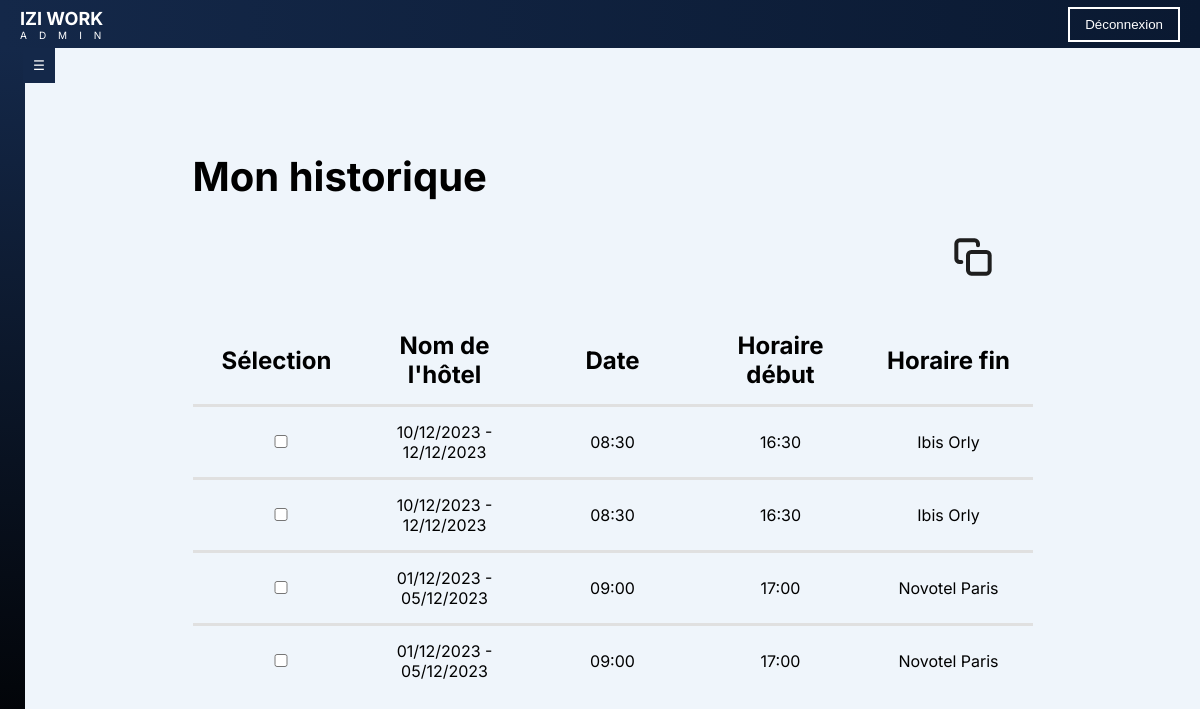
/historique (signed in), run on the app's committed database.
### app.py (models this page shows)
class User(UserMixin, db.Model):
    __tablename__ = 'USERS'
    id = db.Column('ID', db.Integer, primary_key=True)
    email = db.Column('Adresse_mail', db.String(255), unique=True, nullable=False)
    password = db.Column('Password', db.String(255), nullable=False)
    nom = db.Column('Nom', db.String(255), nullable=False)
    prenom = db.Column('Prenom', db.String(255), nullable=False)
    photo = db.Column('Photo_de_profil', db.String(255))
    telephone = db.Column('Numero_telephone', db.String(20))
    naissance = db.Column('Date_naissance', db.Date, nullable=False)
    fonction = db.Column('Fonction', db.String(255))
    siret = db.Column('SIRET', db.String(14), nullable=True)
    role = db.Column(db.String(20), nullable=False, default='user')  # 'admin' ou 'user'
    adresse = db.relationship('AdressePostale', backref='user', uselist=False)
    historique = db.relationship('Historique', backref='user')
    disponibilites = db.relationship('Disponibilite', backref='user')
    indisponibilites = db.relationship('Indisponibilite', backref='user')

class Shift(db.Model):
    __tablename__ = 'Shift'
    id = db.Column('ID', db.Integer, primary_key=True, autoincrement=True)
    user_id = db.Column('User_ID', db.Integer, db.ForeignKey('USERS.ID'), nullable=False)
    date_debut = db.Column('Date_debut', db.Date, nullable=False)
    date_fin = db.Column('Date_fin', db.Date, nullable=False)
    horaire_debut = db.Column('Horaire_debut', db.Time, nullable=False)
    horaire_fin = db.Column('Horaire_fin', db.Time, nullable=False)
    hotel = db.Column('Hotel', db.String(255), nullable=False)
    adresse_hotel = db.Column('Adresse_hotel', db.String(255), nullable=False)
    fonction = db.Column('Fonction', db.String(255), nullable=False)

### app.py (the view)
@app.route('/historique', methods=['GET'])
@login_required
def historique():
    today = date.today()
    past_shifts = Shift.query.filter(
        Shift.user_id == current_user.id,
        Shift.date_fin < today
    ).order_by(Shift.date_debut.desc()).all()
    return render_template('prestataire_historique/historique.html', shifts=past_shifts)

### app.py (called while the page is built)
@login_manager.user_loader
def load_user(user_id):
    return db.session.get(User, int(user_id))

### templates/prestataire_historique/historique.html (shortened to what this page needs)
<!DOCTYPE html>
<html lang="fr">
<head>
    <link rel="stylesheet" href="{{ url_for('static', filename='css/style.css') }}">
</head>
<body>
    <div class="page">
        {% include 'includes/header.html' %}
        <div class="page-content">
            {% include 'includes/sidebar.html' %}
            <div class="container">
                <div class="header">
                    <div class="title">
                        <h1>Mon historique</h1>
                    </div>
                    <div class="add-presta">
                        <button class="copy-btn" onclick="copySelectedRows()">
                            <img src="{{ url_for('static', filename='image/copybtn.svg') }}"/>
                        </button>
                    </div>
                </div>
                <table>
                    <thead>
                        <tr>
                            <th>Sélection</th>
                            <th>Nom de l'hôtel</th>
                            <th>Date</th>
                            <th>Horaire début</th>
                            <th>Horaire fin</th>
                        </tr>
                    </thead>
                    <tbody>
                        {% for shift in shifts %}
                        <tr>
                            <td><input type="checkbox" class="row-checkbox"></td>
                            <td>
                                {% if shift.date_debut == shift.date_fin %}
                                    {{ shift.date_debut.strftime('%d/%m/%Y') }}
                                {% else %}
                                    {{ shift.date_debut.strftime('%d/%m/%Y') }} - {{ shift.date_fin.strftime('%d/%m/%Y') }}
                                {% endif %}
                            </td>
                            <td>{{ shift.horaire_debut.strftime('%H:%M') }}</td>
                            <td>{{ shift.horaire_fin.strftime('%H:%M') }}</td>
                            <td>{{ shift.hotel }}</td>
                        </tr>
                        {% else %}
                        <tr>
                            <td colspan="4">Aucun shift passé trouvé</td>
                        </tr>
                        {% endfor %}
                    </tbody>
                </table>
            </div>
        </div>
    </div>
</body>
</html>

### templates/includes/header.html (shortened to what this page needs)
<header class="top-nav">
    <div class="logo-container">
        <div class="logo">IZI WORK</div>
        <div class="sous_logo">
            {% if current_user.is_authenticated %}
                {{ 'ADMIN' if current_user.role == 'admin' else 'PRESTATAIRE' }}
            {% else %}
                INVITE
            {% endif %}
        </div>
    </div>
    <button class="logout-btn" onclick="logout()">Déconnexion</button>
</header>

### static/css/style.css (style rules this page uses)
body { margin: 0; padding: 0; font-family: 'Inter', Arial; background-color: #EFF5FB; }
.page { display: flex; flex-direction: column; }
.page-content { display: flex; }
.top-nav { height: 6vh; background: linear-gradient(-90deg, #0A1931 0%, #142849 100%); color: white; display: flex; justify-content: space-between; align-items: center; padding: 0 20px; z-index: 1000; }
.top-nav .logo { font-weight: bold; font-size: 18px; }
.top-nav .sous_logo { font-size: 10px; letter-spacing: 12px; }
.logout-btn { background-color: transparent; color: white; border: 2px solid white; padding: 8px 15px; cursor: pointer; transition: 0.3s; }
input, select { width: 100%; padding: 8px; border: 2px solid #0000001e; border-radius: 10px; }
.header { display: flex; flex-direction: column; margin-bottom: 15px; }
.title { display: flex; justify-content: start; }
.add-presta { display: flex; justify-content: end; }
.copy-btn { background: none; border: none; }
table { width: 70vw; border-collapse: collapse; border-radius: 10px; justify-content: space-between; table-layout: fixed; overflow: visible; }
th, td { padding: 15px; text-align: left; border-bottom: 3px solid #E0E0E0; text-align:center; }
th { font-weight: bold; font-size: x-large; }
tbody tr:last-child td { border-bottom: none; }
.container { display: flex; flex-direction: column; width: 70%; margin: auto; height: 94vh; justify-content: center; }
.container h1 { text-align: left; margin-top: 0%; margin-bottom: 2vh; font-size: 5vh; }
.container button { margin: 30px auto 0px 0px; padding: 20px 40px; font-size: 2vh; border: none; background-color: #142849; color: white; border-radius: 5px; cursor: pointer; }
.container .add-presta button { margin: 0px; padding: 20px 40px; font-size: 2vh; border: none; background-color:#00000000; color: white; border-radius: 5px; cursor: pointer; }

### data on the page
User: role "ADMIN"
Shift: date_debut "10/12/2023", date_fin "12/12/2023", horaire_debut "08:30", horaire_fin "16:30", hotel "Ibis Orly"
Shift: date_debut "10/12/2023", date_fin "12/12/2023", horaire_debut "08:30", horaire_fin "16:30", hotel "Ibis Orly"
Shift: date_debut "01/12/2023", date_fin "05/12/2023", horaire_debut "09:00", horaire_fin "17:00", hotel "Novotel Paris"
Shift: date_debut "01/12/2023", date_fin "05/12/2023", horaire_debut "09:00", horaire_fin "17:00", hotel "Novotel Paris"
